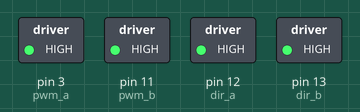
Recording of a sketch running on a simulated Arduino Uno, built with avr-gcc and run on an emulated ATmega328P. Shown: switched loads named in the sketch (green lamp = pin HIGH).

Above: at 1.0 s.
At 5.0 s:
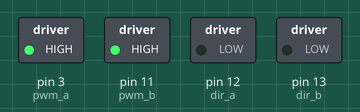
At 7.0 s:
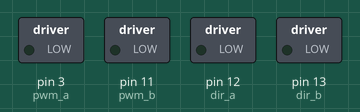
Timing chart, 0 to 10.4 s (numbered marks = the images above):
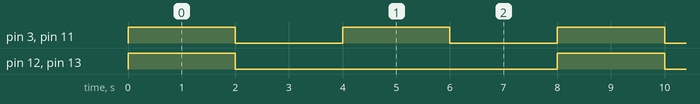

The sketch:

NW_Vex_Code.ino
```cpp
#include <Servo.h>

Servo arm;

Servo claw;


int pwm_a = 3;   //PWM control for motor outputs 1 and 2 is on digital pin 3
int pwm_b = 11;  //PWM control for motor outputs 3 and 4 is on digital pin 11
int dir_a = 12;  //direction control for motor outputs 1 and 2 is on digital pin 12
int dir_b = 13;  //direction control for motor outputs 3 and 4 is on digital pin 13
int val = 0;     //value for fade

void setup()
{
  pinMode(pwm_a, OUTPUT);  //Set control pins to be outputs
  pinMode(pwm_b, OUTPUT);
  pinMode(dir_a, OUTPUT);
  pinMode(dir_b, OUTPUT);
 // arm.attach(9);
//  claw.attach(10);
  analogWrite(pwm_a, 100);  //set both motors to run at (100/255 = 39)% duty cycle (slow)
  analogWrite(pwm_b, 100);

}

void loop() {

  forward();      //continue full speed forward
  delay(2000);

  stopped();      // stop for 2 seconds
  delay(2000);

 backward();
 delay(2000);

 stopped();
 delay(2000);
 // armUp();
 // delay(1500);

//  armStop();
//  delay(1000);


  //arm.write(91);
  //delay(3000);

//  clawOpen();
//  delay(2000);

//  clawClose();
//  delay(2000);

//  armUp();
//  delay(1500);

//  armStop();
//  delay(2000);
}


/* Let's take a moment to talk about these functions. The forw and back functions are simply designating the direction the motors will turn once they are fed a PWM signal.
If you only call the forw, or back functions, you will not see the motors turn. On a similar note the fade in and out functions will only change PWM, so you need to consider
the direction you were last set to. In the code above, you might have noticed that I called forw and fade in the same grouping. You will want to call a new direction, and then
declare your pwm fade. There is also a stop function.
*/

void armStop() {
  arm.write(0);
}

void forw() // no pwm defined
{
  digitalWrite(dir_a, HIGH);  //Reverse motor direction, 1 high, 2 low
  digitalWrite(dir_b, HIGH);  //Reverse motor direction, 3 low, 4 high
}

void armUp() {
  arm.write(60);
}

void armDown() {
  arm.write(150);
}

void clawClose() {
  claw.write(80);
}

void clawOpen() {
  claw.write(120);
}

void back() // no pwm defined
{
  digitalWrite(dir_a, LOW);  //Set motor direction, 1 low, 2 high
  digitalWrite(dir_b, LOW);  //Set motor direction, 3 high, 4 low
}

void forward() //full speed forward
{
  digitalWrite(dir_a, HIGH);  //Reverse motor direction, 1 high, 2 low
  digitalWrite(dir_b, HIGH);  //Reverse motor direction, 3 low, 4 high
  analogWrite(pwm_a, 255);    //set both motors to run at (100/255 = 39)% duty cycle
  analogWrite(pwm_b, 255);
}

void backward() //full speed backward
{
  digitalWrite(dir_a, LOW);  //Set motor direction, 1 low, 2 high
  digitalWrite(dir_b, LOW);  //Set motor direction, 3 high, 4 low
  analogWrite(pwm_a, 255);   //set both motors to run at 100% duty cycle (fast)
  analogWrite(pwm_b, 255);
}

void stopped() //stop
{
  digitalWrite(dir_a, LOW); //Set motor direction, 1 low, 2 high
  digitalWrite(dir_b, LOW); //Set motor direction, 3 high, 4 low
  analogWrite(pwm_a, 0);    //set both motors to run at 100% duty cycle (fast)
  analogWrite(pwm_b, 0);
}

void fadein()
{
  // fade in from min to max in increments of 5 points:
  for(int fadeValue = 0 ; fadeValue <= 255; fadeValue +=5)
  {
     // sets the value (range from 0 to 255):
    analogWrite(pwm_a, fadeValue);
    analogWrite(pwm_b, fadeValue);
    // wait for 30 milliseconds to see the dimming effect
    delay(30);
  }
}

void fadeout()
{
  // fade out from max to min in increments of 5 points:
  for(int fadeValue = 255 ; fadeValue >= 0; fadeValue -=5)
  {
    // sets the value (range from 0 to 255):
    analogWrite(pwm_a, fadeValue);
    analogWrite(pwm_b, fadeValue);
    // wait for 30 milliseconds to see the dimming effect
    delay(30);
}
}

void astop()                   //stop motor A
{
  analogWrite(pwm_a, 0);    //set both motors to run at 100% duty cycle (fast)
}

void bstop()                   //stop motor B
{
  analogWrite(pwm_b, 0);    //set both motors to run at 100% duty cycle (fast)
}
```

Measured:
- by itself, pin 3 (pwm_a), pin 11 (pwm_b): alternates HIGH for 2.0 s and LOW for 2.0 s
- by itself, pin 12 (dir_a), pin 13 (dir_b): alternates HIGH for 2.0 s and LOW for 6.0 s
- by itself, everything shown: repeats every 8.0 s, in 4 steps
